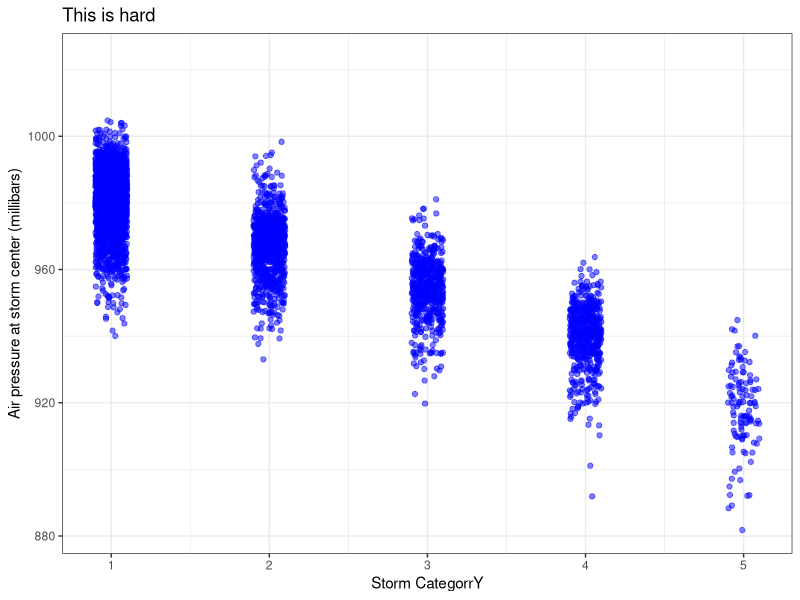

Here is the R script that generated this plot:
## ---- chunk 1
knitr::opts_chunk$set(echo = TRUE)
library(tidyverse)
## ---- chunk 2
summary(storms)
## ---- chunk 3
names(storms)
## ---- chunk 4
ggplot(data = storms, aes(x = category, y = pressure)) +
  geom_jitter(width = 0.1, 
              alpha = 0.5,
              color = "blue",
              show.legend = FALSE) +
  labs(x = "Storm CategorrY", 
       y = "Air pressure at storm center (millibars)", title 
       = "This is hard"
       ) +
  theme_bw()
